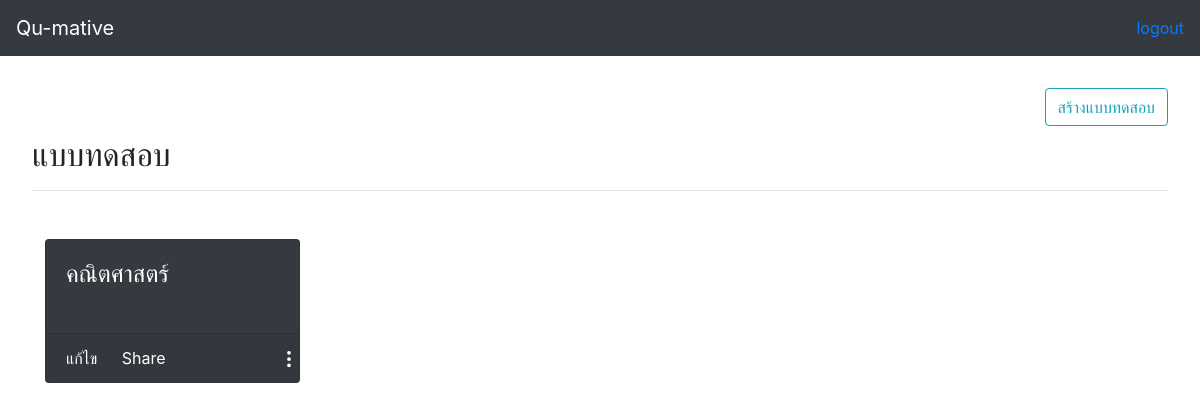
Page /quiz-list/ (signed in) on the earlier database version.
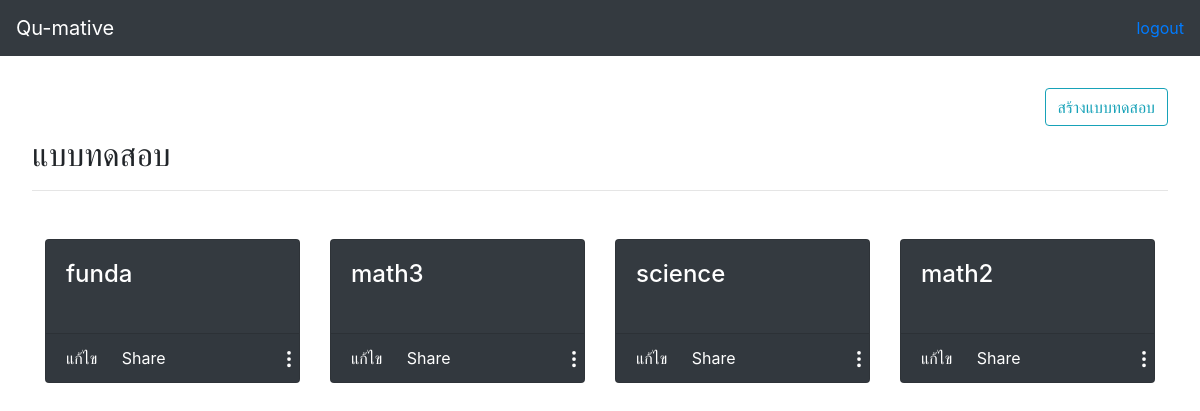
Same page on the later database version.
### quiz/models.py (models this page shows, shortened)
class Quiz(models.Model):
    maker = models.ForeignKey(settings.AUTH_USER_MODEL,
                              on_delete=models.CASCADE)
    name = models.CharField(max_length=500)
    startDateTime = models.DateTimeField(null=True)
    timeLimit = models.IntegerField(null=True)
    def get_absolute_url(self):
        return reverse("quiz-detail", kwargs={"pk": self.pk})

### quiz/views.py (the view)
# urls.py: path('quiz-list/', quiz_views.QuizListView.as_view(), name='quiz-list'),
class QuizListView(LoginRequiredMixin, ListView):
    model = Quiz
    def get_queryset(self):
        return Quiz.objects.filter(maker=self.request.user).order_by('-id')

### quiz/templates/quiz/quiz_list.html (shortened to what this page needs)
{% load static %}
<link rel="stylesheet" href="{% static 'quiz/quiz_list.css' %}">
{% include 'quiz/navbar.html' %}
<div class="create_new_quiz">
    <a href="{% url 'new-quiz' %}" class="btn btn-outline-info" role="button">สร้างแบบทดสอบ</a>
</div>
<header>
    <h2>แบบทดสอบ</h2>
    <hr>
</header>
<div class="container mt-5">
    <div class="row">
        {% for quiz in object_list %}
        <div class="col-3 mb-4">
            <div class="card bg-dark text-white h-100">
                <div class="card-body">
                    <h4 class="card-title mb-4">
                        {{quiz.name}}
                    </h4>
                </div>
                <div class="card-footer">
                        <a href="{% url 'quiz-update' quiz.id%}" class='card-link'>แก้ไข</a>
                    <a href="#" class='card-link share' data-value='{{quiz.id}}' data-toggle="tooltip"
                        title="Link Copied to Clipboard!"
                        {% if quiz.timeLimit is not None and quiz.startDateTime is not None %} data-timer-set='1' {% else %} data-timer-set='0' {% endif %}>Share</a>
                    {% include 'quiz/3dot_menu.html' %}
                </div>
            </div>
        </div>
        {% endfor %}
    </div>
</div>

### quiz/templates/quiz/navbar.html (shortened to what this page needs)
<link rel="stylesheet" href="https://stackpath.bootstrapcdn.com/bootstrap/4.4.1/css/bootstrap.min.css"
>
<nav class="navbar navbar-expand-lg navbar-dark bg-dark">
    <a class=" navbar-brand" href="#">Qu-mative</a>
    <div class="collapse navbar-collapse" id="navbarSupportedContent">
        <ul class="navbar-nav ml-auto">
            <a href="{% url 'logout' %}" >logout</a>
        </ul>
    </div>
</nav>

### quiz/templates/quiz/duplicate_modal.html (shortened to what this page needs)
{% load static %}

### quiz/templates/quiz/3dot_menu.html (shortened to what this page needs)
<div class="more">
    <svg xmlns="http://www.w3.org/2000/svg" width="20" height="20" fill="currentColor" class="bi bi-three-dots-vertical"
        viewBox="0 0 16 16">
        <path
            d="M9.5 13a1.5 1.5 0 1 1-3 0 1.5 1.5 0 0 1 3 0zm0-5a1.5 1.5 0 1 1-3 0 1.5 1.5 0 0 1 3 0zm0-5a1.5 1.5 0 1 1-3 0 1.5 1.5 0 0 1 3 0z" />
    </svg>
</div>

### maker/static/quiz/quiz_list.css (style rules this page uses)
.card-footer { position: relative; user-select: none; }
.more { position: absolute; top: 30%; right: 0; z-index: 900; cursor: pointer; }
header { margin-top: 5rem; padding: 0 2rem; }
.create_new_quiz { margin-right: 2rem; margin-top: 2rem; float: right; }
.card a { text-decoration: none; color: white; }
.card { transition: transform 200ms ease, box-shadow 200ms ease; }
.card-title { user-select: none; }

Differences in the rows shown:
added Quiz: name "funda", {{ quiz.id }} 4 (drawn)
added Quiz: name "math3", {{ quiz.id }} 3 (drawn)
added Quiz: name "science", {{ quiz.id }} 2 (drawn)
changed Quiz: name "คณิตศาสตร์" → "math2"
